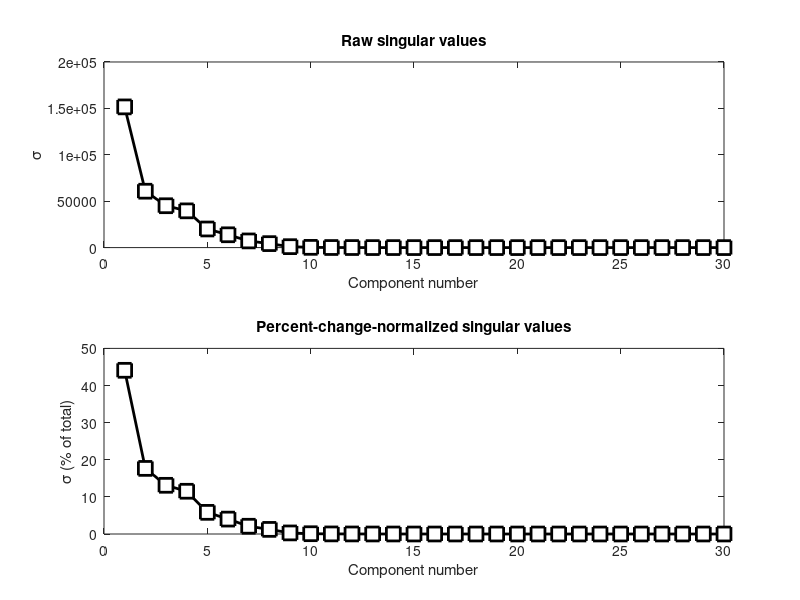

Here is the MATLAB script that generated this plot:
%%
%     COURSE: Linear algebra: theory and implementation
%    SECTION: Singular value decomposition
%      VIDEO: Convert singular values to percent variance
% Instructor: sincxpress.com
% Course url: https://www.udemy.com/course/linear-algebra-theory-and-implementation/?couponCode=202110
% 
%%
clear, clc

%%

% matrix sizes
m = 40;
n = 30;

% define a 2D Gaussian for smoothing
k = round((m+n)/4);
[X,Y] = meshgrid(linspace(-3,3,k));
g2d = exp( -(X.^2 + Y.^2)/(k/8) );


% matrix
A = conv2(randn(m,n),g2d,'same');

%%

Ascaled = A*1000;

% SVD (need only singular values)
s = svd(Ascaled);

% convert to percent variance
spct = 100*s/sum(s);

% plot the singular values for comparison
figure(6), clf
subplot(211)
plot(s,'ks-','linew',2,'markersize',10,'markerfacecolor','w')
xlabel('Component number'), ylabel('\sigma')
title('Raw singular values')

subplot(212)
plot(spct,'ks-','linew',2,'markersize',10,'markerfacecolor','w')
xlabel('Component number'), ylabel('\sigma (% of total)')
title('Percent-change-normalized singular values')

%% done.
